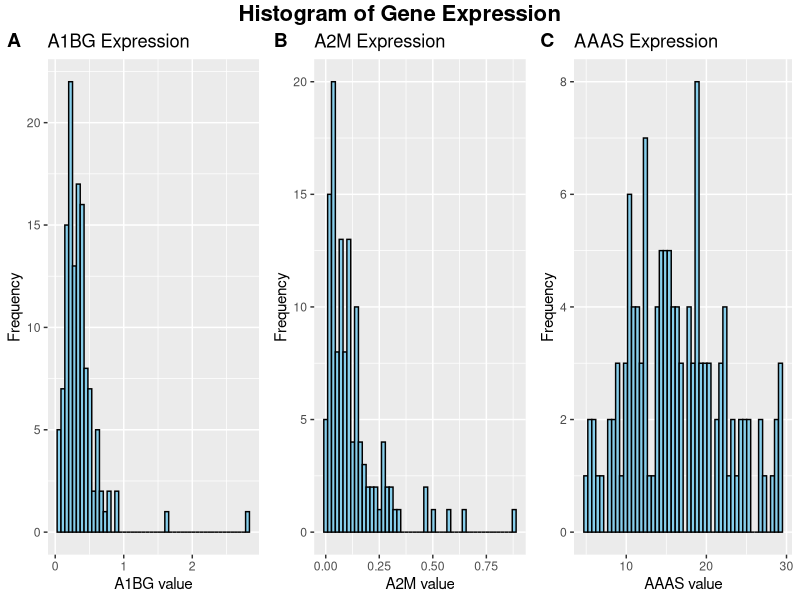
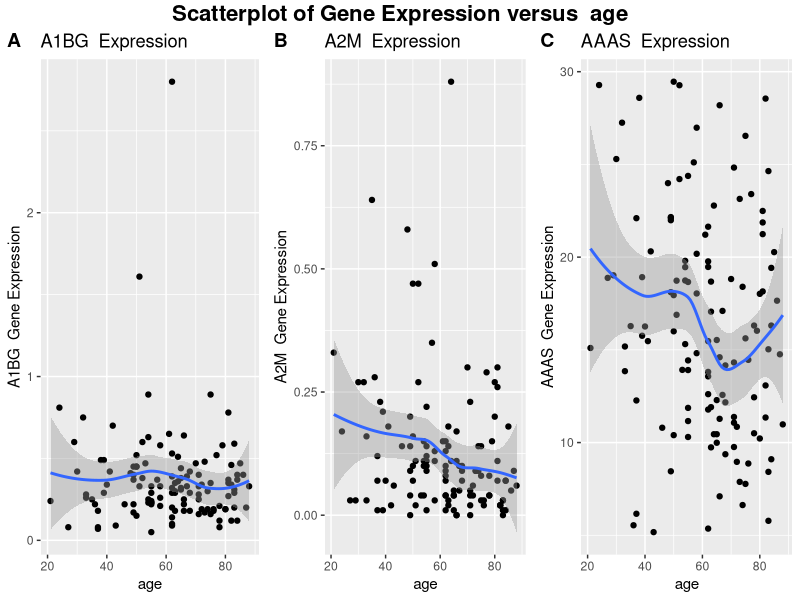
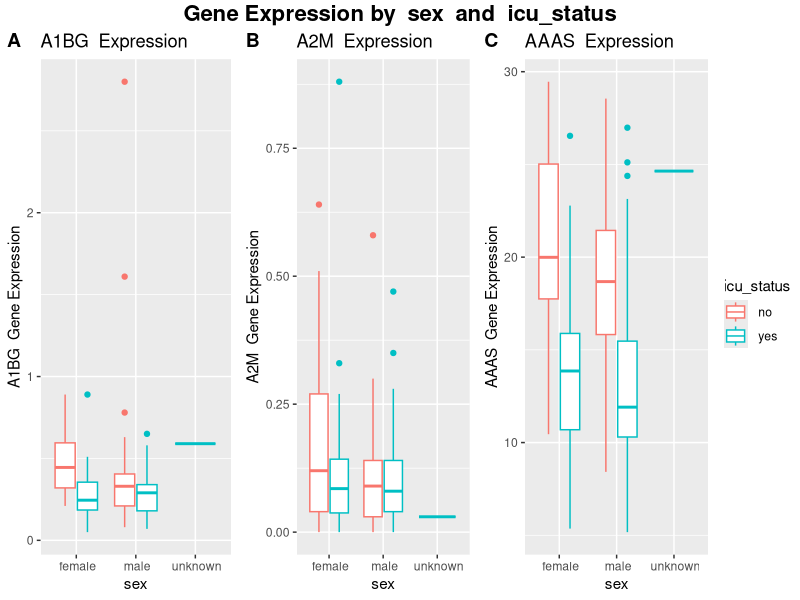

The R source for these figures, in order:
## ---- chunk 1
knitr::opts_chunk$set(echo = TRUE)
library(tidyverse)
library(dplyr)
library(rlang)
library(ggpubr)
## ---- chunk 2
#submission 2
#Load gene expression data
gene_data <- read.csv(file = "QBS103_GSE157103_genes.csv",row.names=1)

#Load metadata for participants
series <- read.csv(file = "QBS103_GSE157103_series_matrix-1.csv")

# Build plots for a list of genes
create_plot<-function(gene_data, metadata,gene_list,
                      continue_v,categorical_v1,categorical_v2){
  histog_list=list()
  scatter_list=list()
  boxplot_list=list()
  for(i in gene_list){
     # 1. Pull one gene row (expression across all samples)
    new_gene <- gene_data[i, ]
    
    # 2. Histogram for that gene
    histog_list[[i]]<-ggplot(data.frame(value = as.numeric(new_gene)), 
                             aes(x = value)) +
    geom_histogram(bins = 50, color = "black", fill = "skyblue") +
    labs(title = paste(i, "Expression"),
         x     = paste(i, "value"),
         y     = "Frequency")
  
   # 3. Long format + merge with metadata
   gene_line1 <- new_gene %>% 
    pivot_longer(cols = everything(), 
                 names_to = "participant_id", 
                 values_to = "expr")

   new_df<-merge(metadata,gene_line1,by="participant_id")
   new_df$expr <- as.numeric(new_df$expr)
   new_df$cont_num <- suppressWarnings(as.numeric(new_df[[continue_v]]))
   new_df <- filter(new_df, !is.na(cont_num), !is.na(expr))
  
   # 4. Scatterplot: expression vs continuous covariate
   scatter_list[[i]]<-ggplot(new_df, aes(x = as.numeric(cont_num), 
                                         y = expr)) +
     geom_point() +
     geom_smooth(method = "loess", se = TRUE, formula = y ~ x) +
     labs(title = paste(i," Expression"),
          x = continue_v,
          y = paste(i," Gene Expression"))
   
   # 5. Boxplot: expression by two categorical covariates
   boxplot_list[[i]]<-ggplot(new_df,aes(x=.data[[categorical_v1]],
                                        y=expr,
                                        color=.data[[categorical_v2]]))+
     geom_boxplot()+
     labs(
       title = paste(i," Expression"),
       x = categorical_v1,
       y =paste( i," Gene Expression"),
       color = categorical_v2)

  }
  
    arrange_plot(histog_list,"Histogram of Gene Expression")
    arrange_plot(scatter_list,paste("Scatterplot of Gene Expression versus ",
                                    continue_v))
    arrange_plot(boxplot_list,paste("Gene Expression by ",
                                    categorical_v1,
                                    " and ",
                                    categorical_v2))
}
## ---- chunk 3
# Arrange a list of ggplots and add a common title
arrange_plot<-function(plot_list,title_text){
  n <- length(plot_list)
  final_plot <- do.call(
  ggarrange,
  c(
    plot_list,                             
    list(                                 
      labels = LETTERS[1:n],
      ncol = n,                            
      nrow = 1,
      common.legend = TRUE,
      legend = "right"
      )
    )
  )
  final_plot_with_title <- annotate_figure(
    final_plot,
    top = text_grob(title_text,
                  face = "bold", size = 16)
    )
  print(final_plot_with_title)
}
## ---- chunk 4
# Pick three genes by row index (1, 3, 8)
gene_list=list(rownames(gene_data)[1],
               rownames(gene_data)[3],
               rownames(gene_data)[8])

# Create all required plots: df, gene list, 1 continuous ("age"),
# 2 categorical ("sex","icu_status")
create_plot(gene_data, series,gene_list,"age","sex","icu_status")
